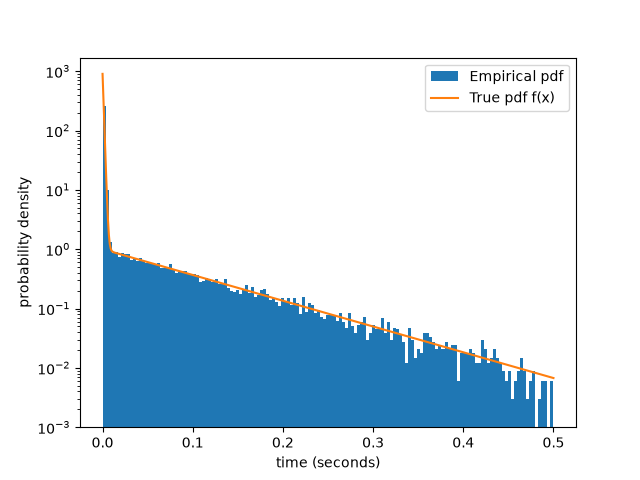

This figure's Python source:
import numpy as np
import matplotlib.pyplot as plt
from tqdm import tqdm

rng = np.random.default_rng(5)

def sampling(N, a, lam_f, lam_s):
    samples = np.zeros(N)
    for i in tqdm(range(N)):
        U1 = rng.random()
        U2 = rng.random()
        if (U1 < a):
            samples[i] = -np.log(1 - U2) / lam_f
        else:
            samples[i] = -np.log(1 - U2) / lam_s
    return samples

# Parameters
N = 10**5
a = 0.9
lam_f = 1000
lam_s = 10

# Plotting
t = np.linspace(0, 0.5, 500)
f = a * lam_f * np.exp(-lam_f * t) + (1-a) * lam_s * np.exp(-lam_s * t)
T = sampling(N, a, lam_f, lam_s)
 
fig, axs = plt.subplots()
axs.hist(T, bins=np.linspace(0.0, 0.5, 150), density=True, label='Empirical pdf')
axs.plot(t, f, label='True pdf f(x)')
 
axs.set_yscale("log")
axs.set_ylim(bottom=1e-3)
axs.set_xlabel("time (seconds)")
axs.set_ylabel("probability density")
axs.legend()
fig.savefig("problem_4.png")

print(f'Empirical mean: {T.mean()} seconds')
print(f'Theoretical mean: 0.0109 seconds')
print(f'Empirical P(T > 50 ms): {(T > .05).mean()}')
print(f'Theoretical P(T > 50 ms): 0.0607')

plt.show()
